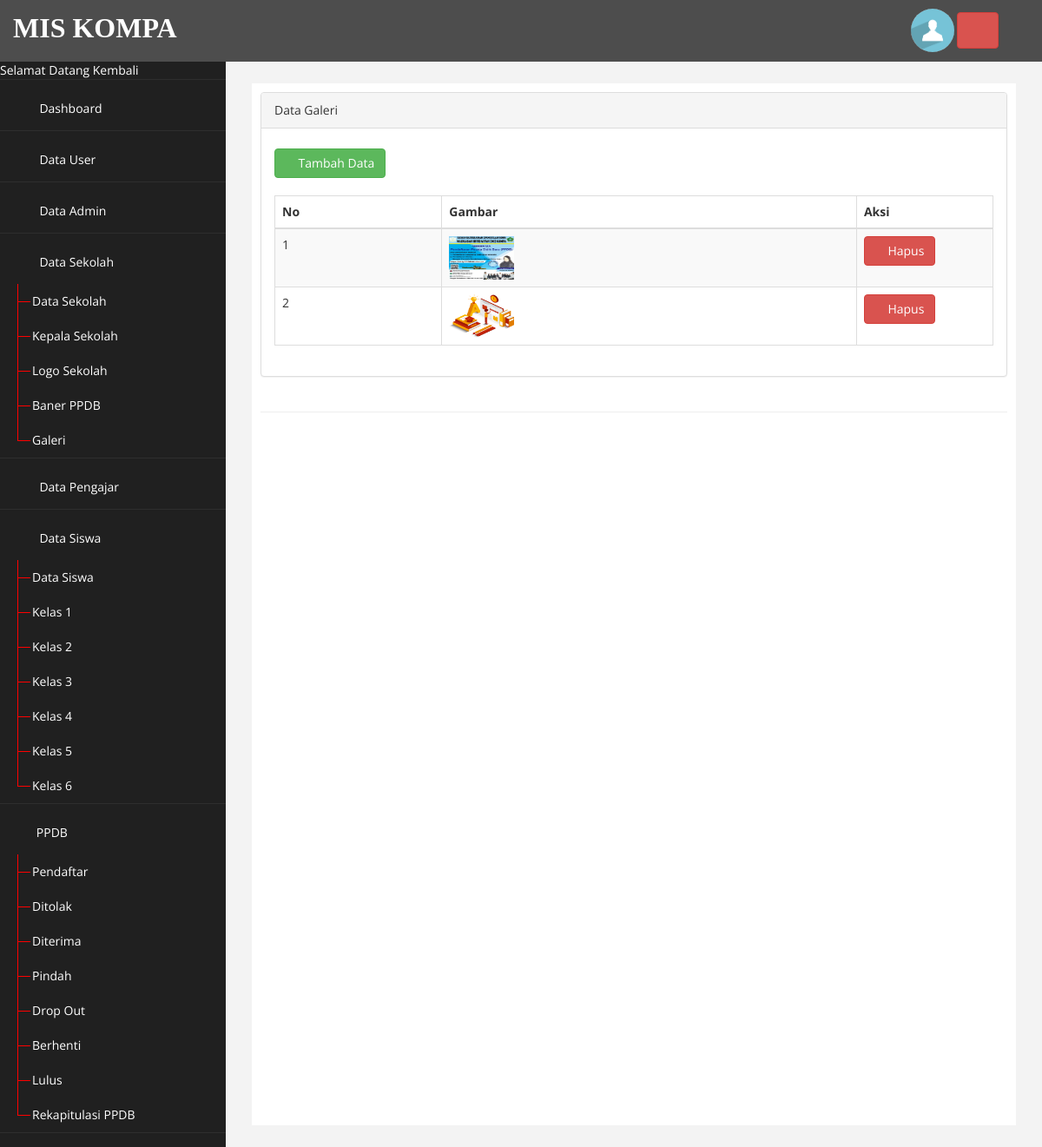
Page /admin.php?page=galeri (signed in) on the committed database.
### tables this page shows
CREATE TABLE `user` (
  `UserName` varchar(30) NOT NULL,
  `Password` varchar(30) NOT NULL,
  `Level` enum('user','admin','admin1','pengajar','siswa') NOT NULL,
  `Pengguna` enum('user','default') NOT NULL,
  `akses` varchar(25) NOT NULL,
  `Waktu` datetime NOT NULL DEFAULT CURRENT_TIMESTAMP ON UPDATE CURRENT_TIMESTAMP,
  `Fhoto` varchar(225) NOT NULL
);

CREATE TABLE `galeri` (
  `id` int(11) NOT NULL,
  `Fhoto` varchar(225) NOT NULL
);

### kaki.php (the view, shortened to what this page needs)
</body>
</html>

### admin.php (shortened to what this page needs)
<?php
    include "koneksi.php";
    include "kepala.php";
    if($_SESSION['admin'] || $_SESSION['user']){
        $_Akun=$_SESSION['user'];
      $akun=mysqli_fetch_array(mysqli_query($koneksi,"select * from `user` where `UserName` ='$_Akun'"));
      $biodata=mysqli_fetch_array(mysqli_query($koneksi,"select * from `pengajar` where `Nik_Pengajar` ='$_Akun'"));
?>
<body>
    <div id="wrapper">
        <nav class="navbar navbar-default navbar-cls-top " role="navigation" style="margin-bottom: 0">
                <label><font color="white" face="arrial" size="6" style="
padding: 10px 5px 5px 15px;
float: right;">MIS KOMPA</font></label>
  <div style="
padding: 10px 50px 5px 50px;
float: right;">
                        <a href="?page=akun&id=<?=$_Akun?>" title="Akun"><img style="border-radius: 200px; " width="50px" src="gambar/user/<?=$akun['Fhoto']?>" alt="Pengguna"></a>
                        <a onclick="return confirm('yakin ingin meninggalkan halaman ini?')" href="logout.php" class="btn btn-danger" title="Keluar"><i class="fa fa-power-off fa-2x"></i></a>
                        </div>
        </nav>
                <nav class="navbar-default navbar-side" role="navigation">
            <div class="sidebar-collapse">
                <ul class="nav" id="main-menu">
                    <li><font color="white"> Selamat Datang Kembali <strong><?= $biodata['Nama_Pengajar'] ?></strong> </font></li>
                    <li>
                        <a  href="?page="><i class="fa fa-home fa-2x"></i> Dashboard</a>
                    </li>
                    <li>
                        <a  href="?page=user"><i class="fa fa-users fa-2x"></i> Data User</a>
                    </li>
                    <li>
                        <a  href="?page=admin"><i class="fa fa-user fa-2x"></i> Data Admin</a>
                    </li>
                    <li>
                        <a href="#"><i class="fa fa-laptop fa-2x"></i> Data Sekolah<span class="fa arrow"></span></a>
                        <ul class="nav nav-second-level">
                            <li><a  href="?page=sekolah"></i>Data Sekolah</a></li>
                            <li><a  href="?page=kepala_sekolah"></i>Kepala Sekolah</a></li>
                            <li><a  href="?page=logo"></i>Logo Sekolah</a></li>
                            <li><a  href="?page=baner"></i>Baner PPDB</a></li>
                            <li><a  href="?page=galeri"></i>Galeri</a></li>
                        </ul>
                     </li>
                    <li>
                        <a  href="?page=pengajar"><i class="fa fa-laptop fa-2x"></i></i> Data Pengajar</a>
                    </li>
                    <li>
                        <a href="#"><i class="fa fa-laptop fa-2x"></i> Data Siswa<span class="fa arrow"></span></a>
                        <ul class="nav nav-second-level">
                            <li><a  href="?page=siswa"></i>Data Siswa</a></li>
                            <li><a  href="?page=kelas1"></i>Kelas 1</a></li>
                            <li><a  href="?page=kelas2"></i>Kelas 2</a></li>
                            <li><a  href="?page=kelas3"></i>Kelas 3</a></li>
                            <li><a  href="?page=kelas4"></i>Kelas 4</a></li>
                            <li><a  href="?page=kelas5"></i>Kelas 5</a></li>
                            <li><a  href="?page=kelas6"></i>Kelas 6</a></li>
                        </ul>
                     </li>
                    <li>
                        <a href="#"><i class="fa fa-laptop fa-2x"></i>PPDB<span class="fa arrow"></span></a>
                        <ul class="nav nav-second-level">
                            <li><a  href="?page=pendaftar"></i>Pendaftar</a></li>
                            <li><a  href="?page=ditolak"></i>Ditolak</a></li>
                            <li><a  href="?page=diterima"></i>Diterima</a></li>
                            <li><a  href="?page=pindah"></i>Pindah</a></li>
                            <li><a  href="?page=drop_out"></i>Drop Out</a></li>
                            <li><a  href="?page=berhenti"></i>Berhenti</a></li>
                            <li><a  href="?page=lulus"></i>Lulus</a></li>
                            <li><a  href="?page=rekapitulasi_ppdb"></i>Rekapitulasi PPDB</a></li>
                        </ul>
                     </li>
                </ul>
            </div>
        </nav>
        <div id="page-wrapper" >
            <div id="page-inner">
                <div class="row">
                    <div class="col-md-12">
                     	<?php
                     		$page = $_GET['page'];
                     		$aksi = $_GET['aksi'];
                     		if ($page=="")
                              {
                                include "home.php";
                              }
                        elseif ($page == "galeri" )
                              {
                                if ($aksi == "") {
                                    include "page/galeri/index.php";
                                }elseif ($aksi == "tambah") {
                                    include "page/galeri/tambah.php";
                                }elseif ($aksi == "ubah") {
                                    include "page/galeri/ubah.php";
                                }elseif ($aksi == "hapus") {
                                    include "page/galeri/hapus.php";
                                }
                              }
                     	?>
                    </div>
                </div>
                 <hr />
    </div>
            </div>
        </div>
<?php
    include "kaki.php";
    }else{
        header("location:login.php");
    }
?>

### page/galeri/index.php
<div class="row">
<div class="col-md-12">
<div class="panel panel-default">
    <div class="panel-heading">
         Data Galeri
    </div>
    <div class="panel-body">
        <div class="table-responsive">
            <div>
                <a href="?page=galeri&aksi=tambah" class="btn btn-success" style="margin-top: 8px;"><i class="fa fa-plus"></i> Tambah Data</a>
            </div><br>
            <table class="table table-striped table-bordered table-hover" id="dataTables-example">
                <thead>
                    <tr>
                        <th>No</th>
                        <th>Gambar</th>
                        <th width="19%">Aksi</th>
                    </tr>
                </thead>
                <tbody>
                    <?php
                        $no = 1;
                        $sql = $koneksi->query("select * from galeri ");
                        while ($data= $sql->fetch_assoc()) {
                    ?>
                    <tr>
                        <td><?php echo $no++; ?></td>
                        <td><a href="gambar/galeri/<?php echo  $data['Fhoto'];?>"><img src="gambar/galeri/<?php echo  $data['Fhoto'];?>" width="75" height="50"></a></td>
                        <td><a onclick="return confirm('Anda yakin ingin menghapus?')" href="?page=galeri&aksi=hapus&id=<?php echo $data['id']; ?>" class="btn btn-danger" ><i class="fa fa-trash"></i> Hapus</a>
                        </td>
                    </tr>
                    <?php  } ?>
                </tbody>
                </table>
              </div>
    </div>
 </div>
</div>
</div>

### assets/css/custom.css (style rules this page uses)
body { font-family: 'Open Sans', sans-serif; }
#wrapper { width: 100%; background:#202020; }
#page-wrapper { padding: 15px 15px; min-height: 600px; background:#F3F3F3; }
#page-inner { width:100%; margin:10px 20px 10px 0px; background-color:#fff!important; padding:10px; min-height:1200px; }
.arrow { float: right; }
.fa.arrow:before { content: "\f104"; }
.nav-second-level li, .nav-third-level li { border-bottom: none !important; }
.nav-second-level li a { padding-left: 37px; }
.sidebar-collapse , .sidebar-collapse .nav { background:none; }
.sidebar-collapse .nav { padding:0; }
.sidebar-collapse .nav > li > a { color:#fff; background:#202020; text-shadow:none; }
.sidebar-collapse > .nav > li > a { padding:15px 10px; }
.sidebar-collapse > .nav > li { border-bottom: 1px solid rgba(107, 108, 109, 0.19); }
.nav-second-level > li > a:before , .nav-third-level > li > a:before { content:""; display:block; position:absolute; left:20px; width:15px; height:1px; background:#ff0000; top:20px; }
.nav-second-level > li > a:after, .nav-third-level > li > a:after { content:""; display:block; position:absolute; left:20px; width:1px; height:100%; background:#ff0000; top:0px; z-index:10; }
.nav-second-level > li:last-child > a:after, .nav-third-level > li:last-child > a:after { height:50%; }
.navbar-side { border:none; background-color: #202020; }
.navbar-cls-top { background:#4D4D4D; border-bottom:none; }
.navbar-default { border:0px solid black; }
.nav > li > a > i { margin-right:10px; }
@media (min-width:768px) { #page-wrapper { margin: 0 0 0 260px; padding: 15px 30px; min-height: 1200px; } }
@media (min-width:768px) { .navbar-side { z-index: 1; position: absolute; width: 260px; } }
@media (min-width:768px) { .navbar { border-radius: 0px; } }

### rows in the picture
user: Fhoto (placeholder picture)
galeri: Fhoto (picture)
galeri: Fhoto (picture)
